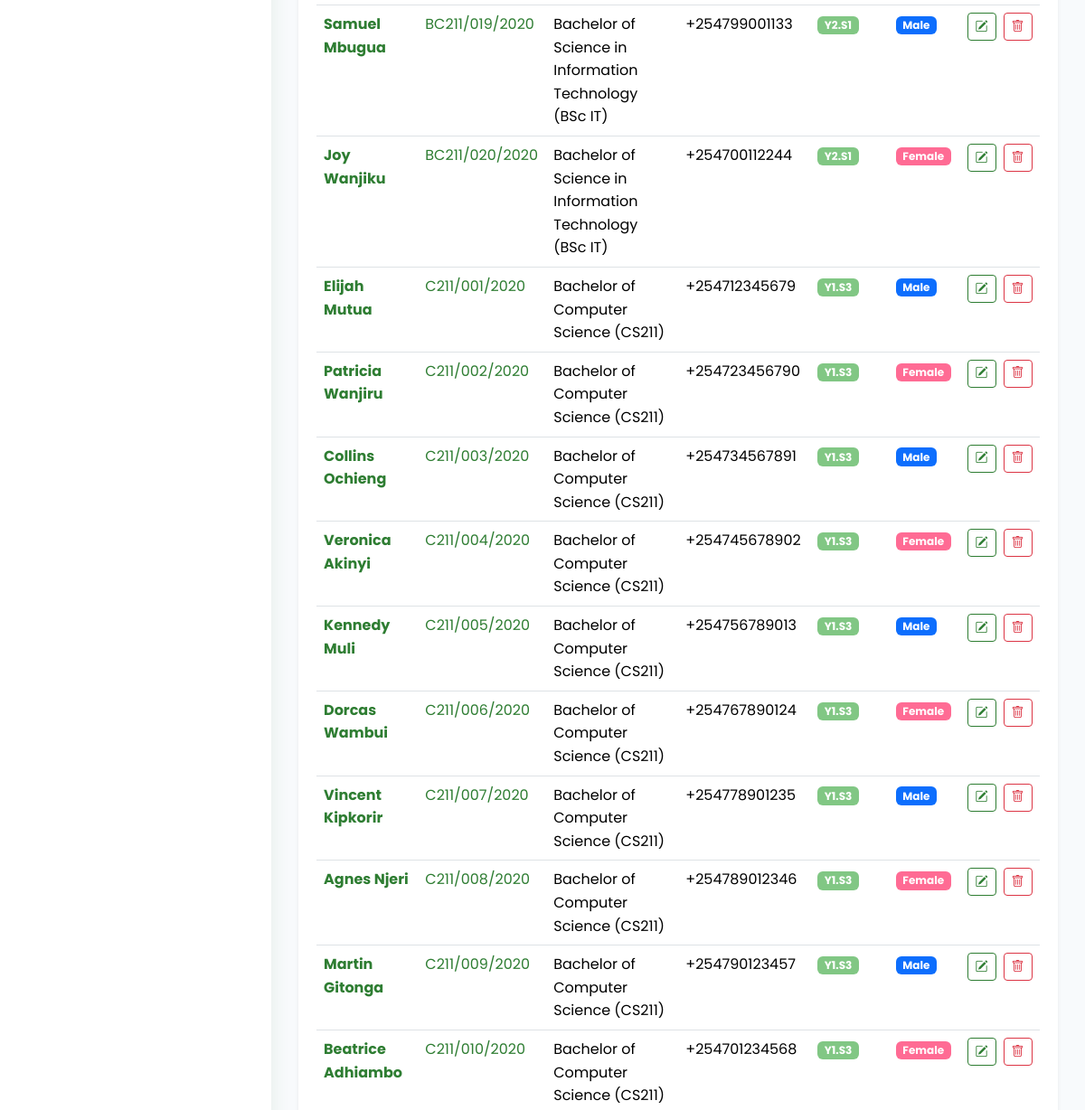
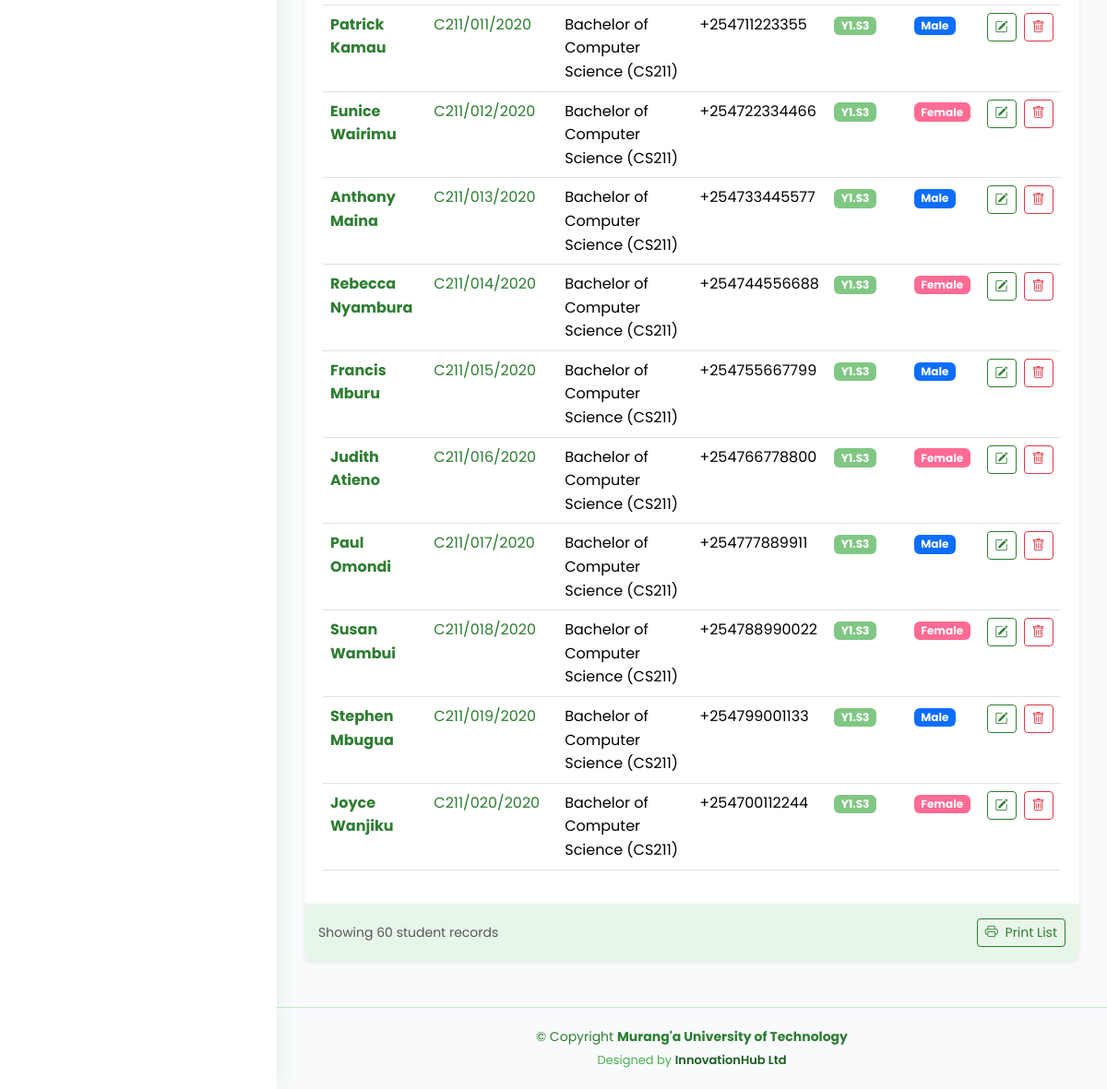
The page /database_students_list/ (signed in, lower part) on the database as committed earlier (2 pictures, top to bottom).
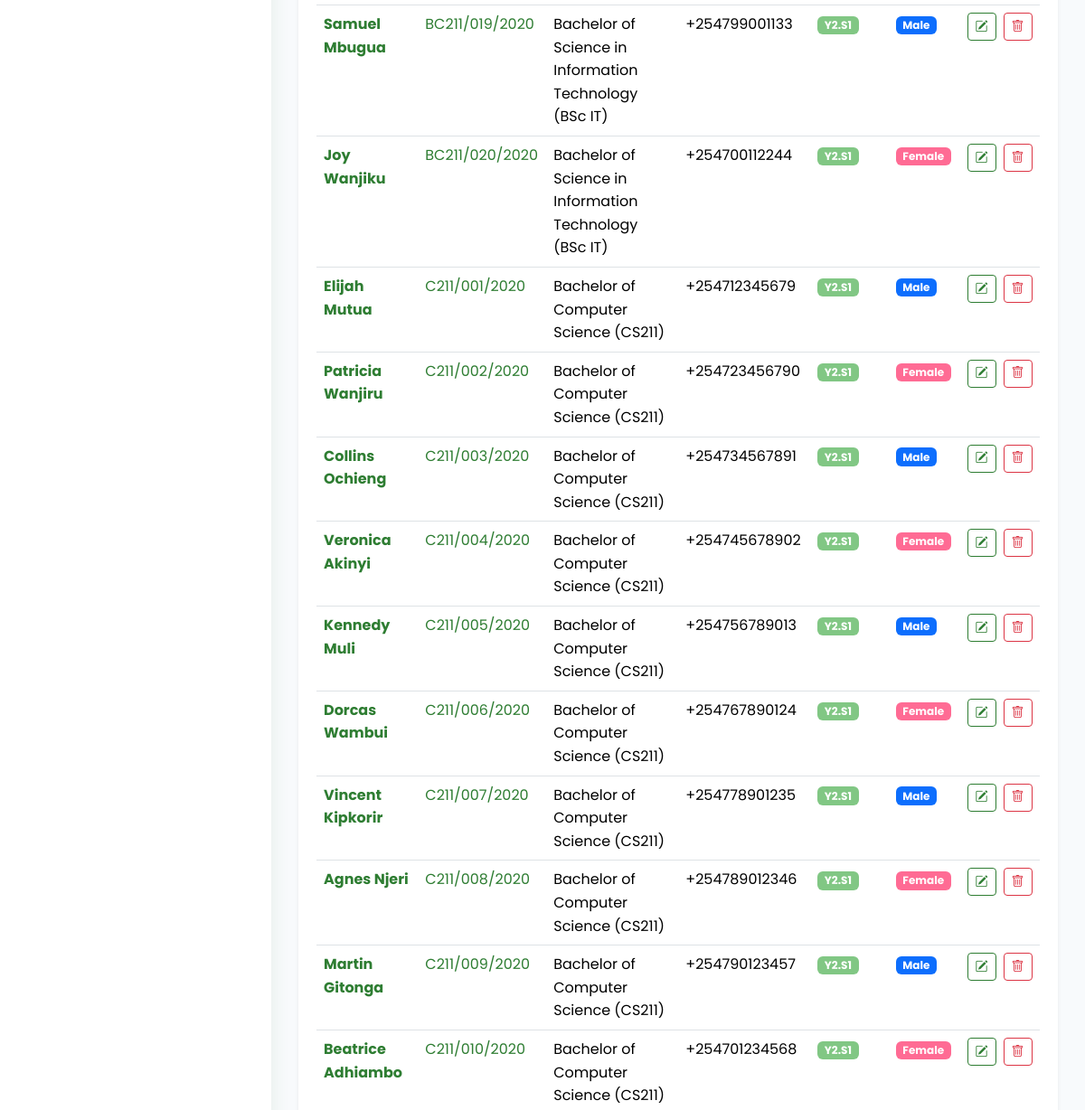
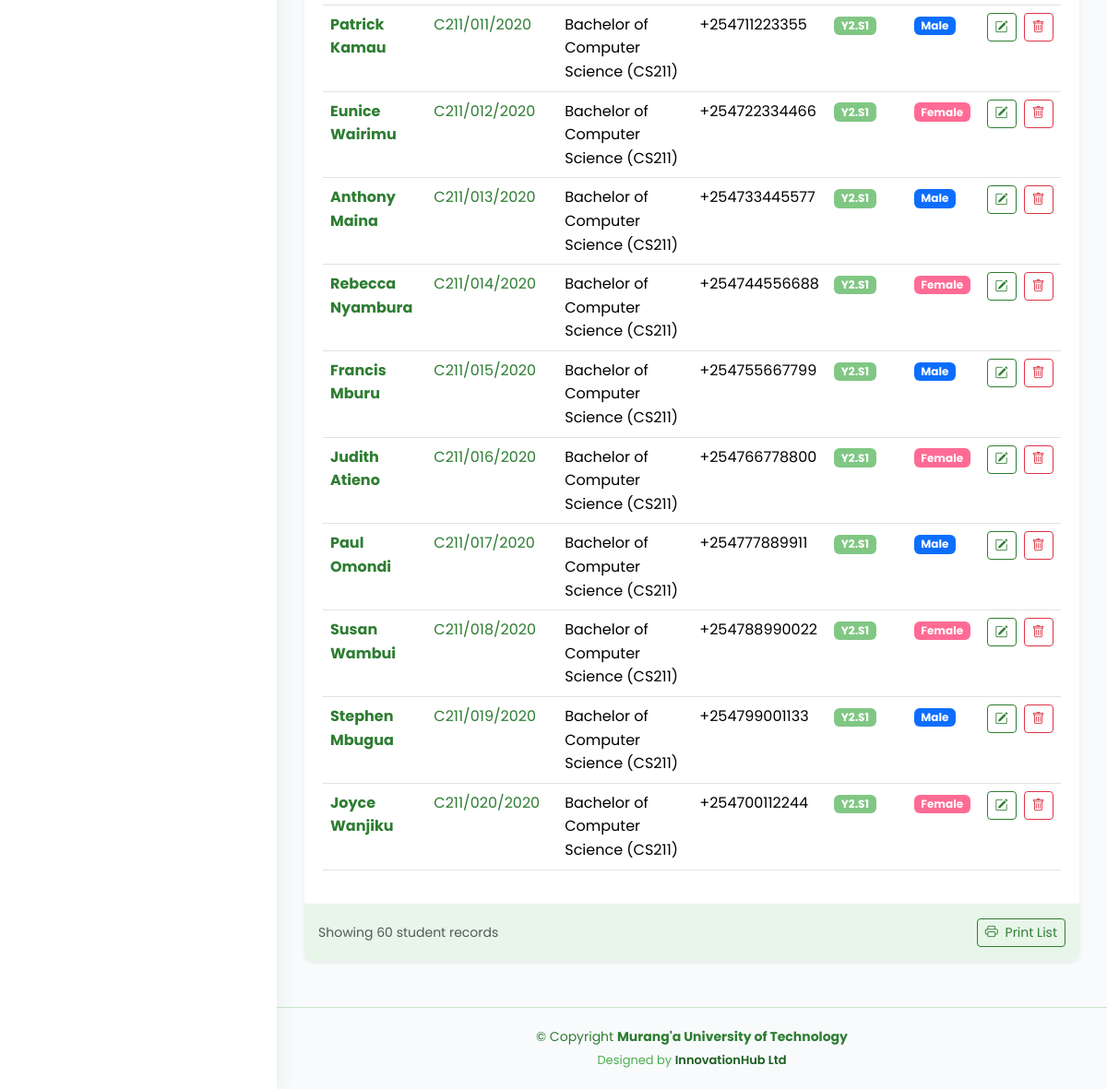
The same page on the database as committed later (2 pictures, top to bottom).
### students_portal/models.py (models this page shows, shortened)
class Student(models.Model):
    registration_number = models.CharField(max_length=20, unique=True)
    first_name = models.CharField(max_length=100)
    last_name = models.CharField(max_length=100)
    middle_name = models.CharField(max_length=100, blank=True, null=True)
    id_number = models.CharField(max_length=20, blank=True, null=True)
    profile_picture = models.ImageField(upload_to='lecturer_profiles/', blank=True, null=True)
    programme = models.ForeignKey(Programme, on_delete=models.CASCADE, related_name='students')
    current_year = models.IntegerField()
    current_semester = models.IntegerField()
    date_of_admission = models.DateField()
    expected_graduation_date = models.DateField(blank=True, null=True)
    date_of_birth = models.DateField(blank=True, null=True)
    gender = models.CharField(max_length=10, choices=[
        ('M', 'Male'),
        ('F', 'Female'),
        ('O', 'Other')
    ], blank=True, null=True)
    email = models.EmailField(blank=True, null=True)
    phone_number = models.CharField(max_length=15, blank=True, null=True)
    religion = models.CharField(max_length=50, blank=True, null=True)
    county = models.CharField(max_length=50, blank=True, null=True)
    town = models.CharField(max_length=50, blank=True, null=True)
    postal_address = models.CharField(max_length=100, blank=True, null=True)
    postal_code = models.CharField(max_length=10, blank=True, null=True)
    parent_name = models.CharField(max_length=100, blank=True, null=True)
    parent_phone = models.CharField(max_length=15, blank=True, null=True)
    emergency_contact_name = models.CharField(max_length=100, blank=True, null=True)
    emergency_contact_relationship = models.CharField(max_length=50, blank=True, null=True)
    emergency_contact_phone = models.CharField(max_length=15, blank=True, null=True)
    is_active = models.BooleanField(default=True)
    status = models.CharField(max_length=20, choices=[
        ('active', 'Active'),
        ('inactive', 'Inactive'),
        ('graduated', 'Graduated'),
        ('deferred', 'Deferred'),
        ('suspended', 'Suspended'),
        ('transferred', 'Transferred'),
        ('withdrawn', 'Withdrawn')
    ], default='active')
    entry_mode = models.CharField(max_length=20, choices=[
        ('government_sponsored', 'Government-Sponsored'),
        ('self_sponsored', 'Self-Sponsored'),
        ('parallel', 'Parallel'),
        ('exchange', 'Exchange'),
        ('transfer', 'Transfer')
    ], default='government_sponsored')
    scholarship_info = models.TextField(blank=True, null=True)
    created_at = models.DateTimeField(auto_now_add=True)
    updated_at = models.DateTimeField(auto_now=True)
    def get_full_name(self):
        if self.middle_name:
            return f"{self.first_name} {self.middle_name} {self.last_name}"
        return f"{self.first_name} {self.last_name}"

class Programme(models.Model):
    name = models.CharField(max_length=200)
    code = models.CharField(max_length=20, unique=True)
    department = models.ForeignKey(Department, on_delete=models.CASCADE, related_name='programmes')
    duration_years = models.IntegerField()
    semesters_per_year = models.IntegerField(default=2)
    description = models.TextField(blank=True, null=True)
    def __str__(self):
        return f"{self.name} ({self.code})"

### students_portal/views.py (the view)
# urls.py: path('database_students_list/', views.database_students_list, name='database_students_list'),
@login_required
def database_students_list(request):
    students = Student.objects.all()
    return render(request, 'students/database_student_list.html', {'students': students})

### templates/students/database_student_list.html (shortened to what this page needs)
{% extends "base/base.html" %}
{% load static %}
{% block content %}
<section class="section">
    <div class="row">
        <div class="col-lg-12">
            <div class="card border-0 shadow-sm">
                <br>
                <div class="card-body">
                    <div class="table-responsive">
                        <table class="table table-hover datatable">
                            <tbody>
                                {% for student in students %}
                                <tr>
                                    <td>
                                        <a href="{% url 'student_progress' student.id %}" class="text-university">
                                            <strong>{{ student.first_name }} {{ student.last_name }}</strong>
                                        </a>
                                    </td>
                                    <td>
                                        <a href="{% url 'student_detail' student.id %}" class="text-university">
                                            {{ student.registration_number }}
                                        </a>
                                    </td>
                                    <td>{{ student.programme }}</td>
                                    <td>{{ student.phone_number|default:"-" }}</td>
                                    <td>
                                        <span class="badge bg-university-secondary">
                                            Y{{ student.current_year }}.S{{ student.current_semester }}
                                        </span>
                                    </td>
                                    <td>
                                        <span class="badge {% if student.gender == 'M' %}bg-primary{% else %}bg-pink{% endif %}">
                                            {{ student.get_gender_display }}
                                        </span>
                                    </td>
                                    <td class="text-center">
                                        <div class="d-flex gap-2 justify-content-center">
                                            <a href="{% url 'student_update' student.pk %}" class="btn btn-sm btn-outline-university" title="Edit">
                                                <i class="bi bi-pencil-square"></i>
                                            </a>
                                            <a href="{% url 'student_delete' student.pk %}" class="btn btn-sm btn-outline-danger" title="Delete">
                                                <i class="bi bi-trash"></i>
                                            </a>
                                        </div>
                                    </td>
                                </tr>
                                {% endfor %}
                            </tbody>
                        </table>
                    </div>
                </div>
                <div class="card-footer bg-university-light">
                    <div class="d-flex justify-content-between align-items-center">
                        <small class="text-muted">Showing {{ students.count }} student records</small>
                        <div class="d-flex gap-2">
                            <button class="btn btn-sm btn-outline-university">
                                <i class="bi bi-printer me-1"></i> Print List
                            </button>
                        </div>
                    </div>
                </div>
            </div>
        </div>
    </div>
</section>
{% endblock %}

### templates/base/base.html (shortened to what this page needs)
{% load static %}
<!DOCTYPE html>
<html lang="en">
<head>
  <link href="{% static 'assets/vendor/bootstrap/css/bootstrap.min.css'%}" rel="stylesheet">
  <link href="{% static 'assets/vendor/bootstrap-icons/bootstrap-icons.css'%}" rel="stylesheet">
  <link href="{% static 'assets/vendor/boxicons/css/boxicons.min.css'%}" rel="stylesheet">
  <link href="{% static 'assets/vendor/quill/quill.snow.css'%}" rel="stylesheet">
  <link href="{% static 'assets/vendor/quill/quill.bubble.css'%}" rel="stylesheet">
  <link href="{% static 'assets/vendor/remixicon/remixicon.css'%}" rel="stylesheet">
  <link href="{% static 'assets/vendor/simple-datatables/style.css'%}" rel="stylesheet">
  <link rel="stylesheet" href="https://cdnjs.cloudflare.com/ajax/libs/font-awesome/6.5.1/css/all.min.css">
<link href="https://cdn.jsdelivr.net/npm/bootstrap-icons/font/bootstrap-icons.css" rel="stylesheet">
  <link href="{% static 'assets/css/style.css'%}" rel="stylesheet">
  <link href="{% static 'assets/css/extra.css'%}" rel="stylesheet">
  <link href="{% static 'assets/css/messages.css'%}" rel="stylesheet">
</head>
  <body>
    {% if request.user.user_type == 'admin' %}
        {% include "base/sidebars/admin_sidebar.html" %}
    {% elif request.user.user_type == 'staff' %}
        {% include "base/sidebars/staff_sidebar.html" %}
    {% elif request.user.user_type == 'finance' %}
        {% include "base/sidebars/finance_sidebar.html" %}
    {% elif request.user.user_type == 'lecturer' %}
        {% include "base/sidebars/lecturer_sidebar.html" %}
    {% else %}
        {% include "base/sidebars/student_sidebar.html" %}
    {% endif %}
    <main id="main" class="main">
        {% block content %}{% endblock %}
    </main>
    {% include 'base/footer.html'%}
 </body>
</html>

### templates/base/navbar.html (shortened to what this page needs)
{% load static %}

### templates/base/sidebars/admin_sidebar.html (shortened to what this page needs)
{% load static %}
<aside id="sidebar" class="sidebar">
</aside>

### templates/base/footer.html (shortened to what this page needs)
{% load static %}
  <footer id="footer" class="footer">
    <div class="copyright">
      &copy; Copyright <strong><span>Murang'a University of Technology
    </div></span></strong>
    <div class="credits">
      Designed by <a href="https://steve-ongera.com/">InnovationHub Ltd</a>
    </div>
  </footer>

### static/assets/css/style.css (style rules this page uses)
:root { scroll-behavior: smooth; }
body { font-family: "Poppins", sans-serif; background: #f8fafc; color: #1e293b; line-height: 1.6; }
#main { margin-top: 60px; padding: 20px 30px; transition: all 0.3s; }
.card { margin-bottom: 30px; border: none; border-radius: 5px; box-shadow: 0px 0 30px rgba(1, 41, 112, 0.1); }
.card-header, .card-footer { border-color: #ebeef4; background-color: #fff; color: #798eb3; padding: 15px; }
.card-body { padding: 0 20px 20px 20px; }
.sidebar { position: fixed; top: 60px; left: 0; bottom: 0; width: 300px; z-index: 996; transition: all 0.3s; padding: 20px; overflow-y: auto; scrollbar-width: thin; scrollbar-color: #A5D6A7 transparent; box-shadow: 0px 0px 20px rgba(46, 125, 50, 0.1); background-color: #fff; }
@media (min-width: 1200px) { #main, #footer { margin-left: 300px; } }
.footer { padding: 20px 0; font-size: 14px; transition: all 0.3s; border-top: 1px solid #C8E6C9; background-color: #f8fafc; }
.footer .copyright { text-align: center; color: #2E7D32; }
.footer .credits { padding-top: 5px; text-align: center; font-size: 13px; color: #4CAF50; }
.footer .credits a { color: #1B5E20; font-weight: 600; }

### templates/students/database_student_list.html (style rules this page uses)
:root { --university-primary: #2E7D32; --university-secondary: #81C784; --university-light: #E8F5E9; }
.bg-university-secondary { background-color: var(--university-secondary) !important; }
.bg-university-light { background-color: var(--university-light) !important; }
.card { border-radius: 10px; overflow: hidden; }
.badge.bg-pink { background-color: #ff6b94; color: white; }

Rows that differ between the two databases and show on the page:
changed Student "Elijah": current_year "1" → "2"; current_semester "3" → "1"
changed Student "Patricia": current_year "1" → "2"; current_semester "3" → "1"
changed Student "Collins": current_year "1" → "2"; current_semester "3" → "1"
changed Student "Veronica": current_year "1" → "2"; current_semester "3" → "1"
changed Student "Kennedy": current_year "1" → "2"; current_semester "3" → "1"
changed Student "Dorcas": current_year "1" → "2"; current_semester "3" → "1"
changed Student "Vincent": current_year "1" → "2"; current_semester "3" → "1"
changed Student "Agnes": current_year "1" → "2"; current_semester "3" → "1"
changed Student "Martin": current_year "1" → "2"; current_semester "3" → "1"
changed Student "Beatrice": current_year "1" → "2"; current_semester "3" → "1"
changed Student "Patrick": current_year "1" → "2"; current_semester "3" → "1"
changed Student "Eunice": current_year "1" → "2"; current_semester "3" → "1"
changed Student "Anthony": current_year "1" → "2"; current_semester "3" → "1"
changed Student "Rebecca": current_year "1" → "2"; current_semester "3" → "1"
changed Student "Francis": current_year "1" → "2"; current_semester "3" → "1"
changed Student "Judith": current_year "1" → "2"; current_semester "3" → "1"
changed Student "Paul": current_year "1" → "2"; current_semester "3" → "1"
changed Student "Susan": current_year "1" → "2"; current_semester "3" → "1"
changed Student "Stephen": current_year "1" → "2"; current_semester "3" → "1"
changed Student "Joyce": current_year "1" → "2"; current_semester "3" → "1"
